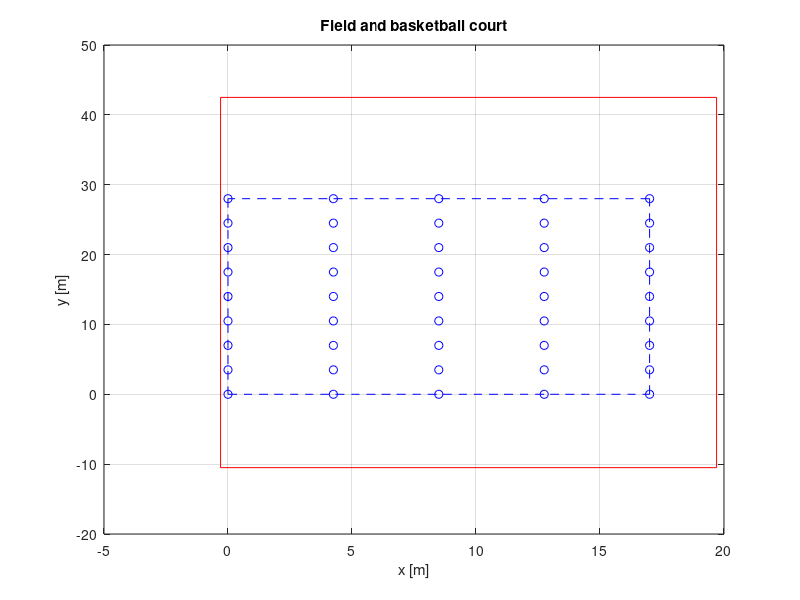
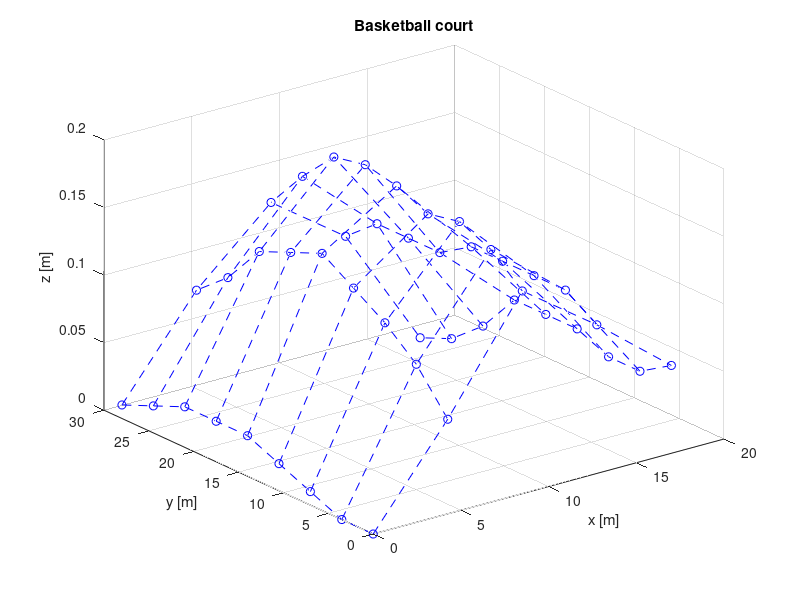

Reproduce these figures in MATLAB, in order.
clear all
close all
clc

%% 1. All the field
X_ALL = 20;
Y_ALL = 53;
LEN_X = 17;
LEN_Y = 28;

x_left = 0.3;
y_down = 10.5;
x_right = X_ALL - x_left;
y_up = Y_ALL - y_down;
I = linspace(-x_left, x_right, 2);
J = linspace(-y_down, y_up, 2);
K = zeros(1, 2);
L = ones(1, 2);

t1_x = I;               t1_y = - y_down * L;
t2_x = x_right * L;     t2_y = J;
t3_x = fliplr(I);       t3_y = y_up * L;
t4_x = -x_left * L;     t4_y = fliplr(J);

figure(1);
plot(t1_x, t1_y, 'red');
hold on
plot(t2_x, t2_y, 'red');
hold on
plot(t3_x, t3_y, 'red');
hold on
plot(t4_x, t4_y, 'red');
hold on


%% 2. Basket
spots_x = 4;
spots_y = 8;
step_x = LEN_X / spots_x;
step_y = LEN_Y / spots_y;

xx = 0 : step_x : LEN_X;
yy = 0 : step_y : LEN_Y;
X = length(xx);
Y = length(yy);

x = zeros(X, Y);
y = zeros(X, Y);
z = zeros(X, Y);

for i = 1 : X
    for j = 1 : Y
        x(i, j) = xx(i);
        y(i, j) = yy(j);
    end
end

x = x';
y = y';

I = linspace(0, LEN_X, 21);
J = linspace(0, LEN_Y, 21);
K = zeros(1, 21);
L = ones(1, 21);

t1_x = I;               t1_y = K;
t2_x = LEN_X * L;       t2_y = J;
t3_x = fliplr(I);       t3_y = LEN_Y * L;
t4_x = K;               t4_y = fliplr(J);

plot(t1_x, t1_y, 'blue--');
hold on
plot(t2_x, t2_y, 'blue--');
hold on
plot(t3_x, t3_y, 'blue--');
hold on
plot(t4_x, t4_y, 'blue--');
hold on

plot(x, y, 'blueo');
xlabel('x [m]');
ylabel('y [m]');
title('Field and basketball court');
grid on
set(gcf, 'Position',  [10, 10, LEN_X*24.5, LEN_Y*24.5]);
% set(gcf, 'Position',  [10, 10, X_ALL*14, Y_ALL*14]);

%% 3. z axis
z_cm = zeros(Y, X);
z_cm(1, :) = [161, 154, 146, 150, 154.5];
z_cm(2, :) = [161, 151, 144, 148.5, 156];
z_cm(3, :) = [160, 149, 143, 148.5, 156];
z_cm(4, :) = [159, 147.5, 143.5, 148.5, 155];
z_cm(5, :) = [158, 146, 142.5, 148.5, 155];
z_cm(6, :) = [158, 147, 142, 150, 155];
z_cm(7, :) = [158, 148, 142.5, 150, 158];
z_cm(8, :) = [159, 151, 145, 150, 160];
z_cm(9, :) = [160, 153, 148, 152, 161];

z = z_cm / 100;
MIN = min(min(z));
MAX = max(max(z));

% Reverse the heights
z = MAX - z;

figure(2);
plot3(x, y, z, 'blueo');
grid on
title('Basketball court');
xlabel('x [m]');
ylabel('y [m]');
zlabel('z [m]');
hold on

% Grid the points for a better view
for j = 1 : Y
    z_ = z(j, :);
    x_ = x(j, :);
    y_ = y(j, :);
    plot3(x_, y_, z_, 'blue--');
end

for i = 1 : X
    z_ = z(:, i);
    x_ = x(:, i);
    y_ = y(:, i);
    plot3(x_, y_, z_, 'blue--');
end

